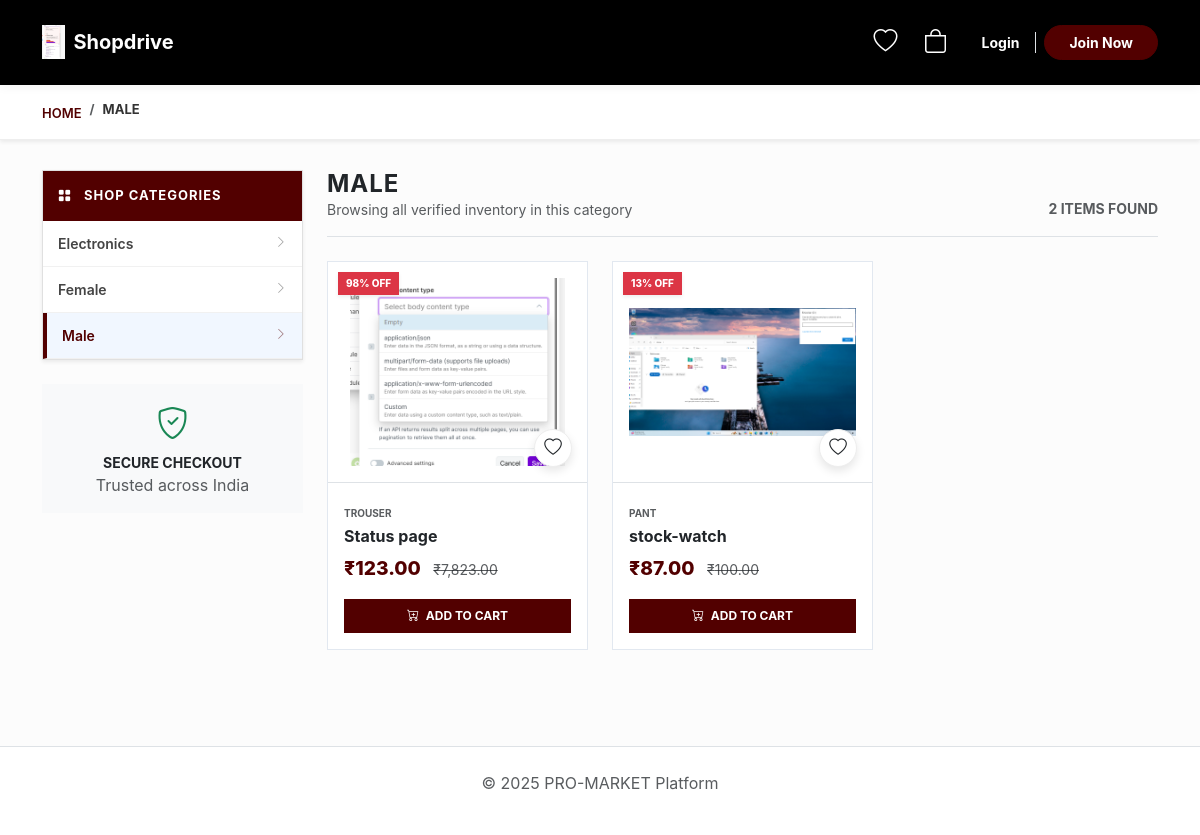
/category.php?id=1, run on the app's committed database.
### tables this page shows
CREATE TABLE `site_settings` (
  `id` int(11) NOT NULL,
  `app_name` varchar(100) DEFAULT 'Pro-Market',
  `app_logo` varchar(255) DEFAULT 'logo.png',
  `primary_color` varchar(10) DEFAULT '#2563eb',
  `smtp_host` varchar(100) DEFAULT NULL,
  `smtp_user` varchar(100) DEFAULT NULL,
  `smtp_pass` varchar(100) DEFAULT NULL,
  `smtp_port` int(11) DEFAULT 587,
  `razorpay_key_id` varchar(100) DEFAULT NULL,
  `razorpay_key_secret` varchar(100) DEFAULT NULL,
  `banner_title` varchar(255) DEFAULT NULL,
  `banner_subtitle` text DEFAULT NULL,
  `header_color` varchar(10) DEFAULT '#ffffff'
);

CREATE TABLE `categories` (
  `id` int(11) NOT NULL,
  `name` varchar(50) NOT NULL,
  `parent_id` int(11) DEFAULT 0,
  `created_at` timestamp NOT NULL DEFAULT current_timestamp()
);

CREATE TABLE `products` (
  `id` int(11) NOT NULL,
  `vendor_id` int(11) NOT NULL,
  `category_id` int(11) NOT NULL,
  `name` varchar(255) NOT NULL,
  `description` text DEFAULT NULL,
  `price` decimal(10,2) DEFAULT NULL COMMENT 'This is the Selling Price',
  `mrp` decimal(10,2) DEFAULT NULL,
  `stock` int(11) DEFAULT 0,
  `image` varchar(255) DEFAULT NULL,
  `status` enum('active','hidden','pending') DEFAULT 'active',
  `created_at` timestamp NOT NULL DEFAULT current_timestamp(),
  `deleted_at` datetime DEFAULT NULL
);

CREATE TABLE `product_images` (
  `id` int(11) NOT NULL,
  `product_id` int(11) NOT NULL,
  `image_path` varchar(255) NOT NULL,
  `is_cover` tinyint(1) DEFAULT 0,
  `sort_order` int(11) DEFAULT 0
);

### category.php (the view, shortened to what this page needs)
<?php
require 'config/db.php';
require 'includes/header.php';
$cat_id = (int)$_GET['id'];
$cat_stmt = $pdo->prepare("SELECT * FROM categories WHERE id = ?");
$cat_stmt->execute([$cat_id]);
$current_category = $cat_stmt->fetch();
$product_sql = "
    SELECT p.*, pi.image_path, c.name as cat_name
    FROM products p
    LEFT JOIN product_images pi ON p.id = pi.product_id AND pi.is_cover = 1
    JOIN categories c ON p.category_id = c.id
    WHERE (p.category_id = ? OR c.parent_id = ?)
    AND p.status = 'active' AND p.deleted_at IS NULL
    ORDER BY p.created_at DESC";
$stmt = $pdo->prepare($product_sql);
$stmt->execute([$cat_id, $cat_id]);
$products = $stmt->fetchAll();
?>
<div class="breadcrumb-box shadow-sm">
    <div class="container">
        <nav aria-label="breadcrumb">
            <ol class="breadcrumb mb-0">
                <li class="breadcrumb-item"><a href="index.php">HOME</a></li>
                <li class="breadcrumb-item active"><?= htmlspecialchars($current_category['name']) ?></li>
            </ol>
        </nav>
    </div>
</div>
<div class="container pb-5">
    <div class="row">
        <div class="col-lg-3 d-none d-lg-block position-relative">
            <?php include 'includes/common_sidebar.php'; ?>
        </div>
        <div class="col-lg-9">
            <div class="d-flex justify-content-between align-items-end mb-4 border-bottom pb-3">
                <div>
                    <h4 class="fw-bold text-uppercase m-0" style="letter-spacing: 1px;"><?= htmlspecialchars($current_category['name']) ?></h4>
                    <p class="text-muted small mb-0">Browsing all verified inventory in this category</p>
                </div>
                <div class="text-end">
                    <span class="small fw-bold text-muted"><?= count($products) ?> ITEMS FOUND</span>
                </div>
            </div>
            <div class="row g-4">
                <?php if(empty($products)): ?>
                    <div class="col-12 text-center py-5 bg-white border shadow-sm">
                        <i class="bi bi-search display-1 text-muted opacity-25"></i>
                        <p class="mt-3 text-muted">No products found for this category yet.</p>
                        <a href="index.php" class="btn btn-outline-dark rounded-0 px-4 fw-bold">CONTINUE SHOPPING</a>
                    </div>
                <?php else: ?>
                    <?php foreach($products as $p):
                        $mrp = (float)$p['mrp'];
                        $price = (float)$p['price'];
                        $discount = ($mrp > $price) ? round((($mrp - $price) / $mrp) * 100) : 0;
                        $is_w = false;
                    ?>
                    <div class="col-md-4 col-sm-6">
                        <div class="card h-100 product-card">
                            <?php if($discount > 0): ?>
                                <span class="discount-badge shadow-sm"><?= $discount ?>% OFF</span>
                            <?php endif; ?>
                            <div class="p-3 text-center bg-white position-relative" style="height: 220px;">
                                <div class="wishlist-btn" data-id="<?= $p['id'] ?>">
                                    <i class="bi <?= $is_w ? 'bi-heart-fill text-danger' : 'bi-heart' ?>"></i>
                                </div>
                                <a href="product_details.php?id=<?= $p['id'] ?>">
                                    <img src="<?= $p['image_path'] ? 'assets/products/'.$p['image_path'] : 'assets/img/no-image.png' ?>"
                                         class="img-fluid" style="height: 100%; object-fit: contain;" alt="<?= $p['name'] ?>">
                                </a>
                            </div>
                            <div class="card-body border-top bg-white">
                                <small class="text-muted text-uppercase fw-bold" style="font-size: 10px;"><?= htmlspecialchars($p['cat_name']) ?></small>
                                <h6 class="fw-bold text-dark text-truncate mb-2 mt-1">
                                    <?= htmlspecialchars($p['name']) ?>
                                </h6>
                                <div class="mb-3">
                                    <span class="price-tag">₹<?= number_format($price, 2) ?></span>
                                    <?php if($mrp > $price): ?>
                                        <span class="text-muted text-decoration-line-through ms-2 small">₹<?= number_format($mrp, 2) ?></span>
                                    <?php endif; ?>
                                </div>
                                <button class="btn btn-buy w-100 py-2 add-to-cart-btn" data-id="<?= $p['id'] ?>">
                                    <i class="bi bi-cart-plus me-1"></i> ADD TO CART
                                </button>
                            </div>
                        </div>
                    </div>
                    <?php endforeach; ?>
                <?php endif; ?>
            </div>
        </div>
    </div>
</div>
<?php include 'includes/footer.php'; ?>

### includes/header.php (shortened to what this page needs)
<?php
require_once __DIR__ . '/../config/db.php';
$brand = $pdo->query("SELECT * FROM site_settings WHERE id = 1")->fetch();
$app_name = $brand['app_name'] ?? 'Pro-Market';
$app_logo = $brand['app_logo'] ?? '';
$is_folder = (strpos($_SERVER['PHP_SELF'], '/admin/') !== false || strpos($_SERVER['PHP_SELF'], '/vendor/') !== false);
$base = $is_folder ? '../' : '';
$isLoggedIn = isset($_SESSION['user_id']);
$userName = $_SESSION['fullname'] ?? '';
$userRole = $_SESSION['role'] ?? '';
?>
<!DOCTYPE html>
<html lang="en">
<head>
    <link href="https://cdn.jsdelivr.net/npm/bootstrap@5.3.0/dist/css/bootstrap.min.css" rel="stylesheet">
    <link rel="stylesheet" href="https://cdn.jsdelivr.net/npm/bootstrap-icons@1.11.1/font/bootstrap-icons.css">
</head>
<body>
<nav class="navbar navbar-expand-lg navbar-custom py-3 sticky-top">
    <div class="container">
        <a class="navbar-brand fw-bold d-flex align-items-center" href="<?= $base ?>index.php">
            <?php if($app_logo): ?>
                <img src="<?= $base ?>assets/uploads/<?= $app_logo ?>" style="max-height: 35px;" class="me-2">
            <?php endif; ?>
            <?= htmlspecialchars($app_name) ?>
        </a>
        <div class="ms-auto d-flex align-items-center">
            <a href="<?= $base ?>wishlist.php" class="header-icon-btn text-decoration-none">
                <i class="bi bi-heart fs-4"></i>
            </a>
            <a href="<?= $base ?>cart.php" class="header-icon-btn text-decoration-none">
                <i class="bi bi-bag fs-4"></i>
            </a>
            <?php if($isLoggedIn): ?>
                <div class="dropdown">
                    <a href="#" class="user-pill d-flex align-items-center text-decoration-none dropdown-toggle" data-bs-toggle="dropdown">
                        <div class="me-2 d-none d-md-block text-end">
                            <div class="small fw-bold mb-0" style="line-height: 1;"><?= htmlspecialchars(explode(' ', $userName)[0]) ?></div>
                            <span style="font-size: 10px; opacity: 0.8;"><?= strtoupper($userRole) ?></span>
                        </div>
                        <i class="bi bi-person-circle fs-4"></i>
                    </a>
                    <ul class="dropdown-menu dropdown-menu-end shadow border-0 mt-3 rounded-0">
                        <li><a class="dropdown-item py-2" href="<?= $base ?><?= $userRole ?>/dashboard.php"><i class="bi bi-speedometer2 me-2"></i> Dashboard</a></li>
                        <li><a class="dropdown-item py-2" href="<?= $base ?>wishlist.php"><i class="bi bi-heart me-2"></i> My Wishlist</a></li>
                        <li><a class="dropdown-item py-2" href="<?= $base ?>orders.php"><i class="bi bi-receipt me-2"></i> My Orders</a></li>
                        <li><hr class="dropdown-divider"></li>
                        <li><a class="dropdown-item text-danger py-2 fw-bold" href="<?= $base ?>logout.php"><i class="bi bi-power me-2"></i> Logout</a></li>
                    </ul>
                </div>
            <?php else: ?>
                <a href="<?= $base ?>login.php" class="nav-link px-3 fw-bold border-end me-2" style="font-size: 14px;">Login</a>
                <a href="<?= $base ?>register.php" class="btn btn-primary rounded-pill px-4 fw-bold shadow-sm" style="font-size: 14px;">Join Now</a>
            <?php endif; ?>
        </div>
    </div>
</nav>

### includes/common_sidebar.php (shortened to what this page needs)
<?php
$main_cats = $pdo->query("SELECT * FROM categories WHERE parent_id IS NULL OR parent_id = 0 ORDER BY name ASC")->fetchAll();
?>
<div class="common-sidebar-card shadow-sm mb-4">
    <div class="sidebar-header">
        <i class="bi bi-grid-fill me-2"></i> Shop Categories
    </div>
    <div class="list-group list-group-flush position-relative">
        <?php foreach($main_cats as $parent): ?>
            <div class="dropdown-sidebar">
                <a href="category.php?id=<?= $parent['id'] ?>" class="s-link <?= (isset($_GET['id']) && $_GET['id'] == $parent['id']) ? 'active' : '' ?>">
                    <span><?= htmlspecialchars($parent['name']) ?></span>
                    <i class="bi bi-chevron-right small opacity-50"></i>
                </a>
            </div>
        <?php endforeach; ?>
    </div>
</div>
<div class="card border-0 bg-light p-3 text-center border rounded-0">
    <i class="bi bi-shield-check fs-2 text-success"></i>
    <div class="fw-bold small mt-1">SECURE CHECKOUT</div>
    <p class="x-small text-muted mb-0">Trusted across India</p>
</div>

### data on the page
site_settings: app_logo (picture), app_name "Shopdrive"
categories: name "MALE", name "Male"
categories: name "Electronics"
categories: name "Female"
products: discount "98", product_images.image_path (picture), category.name "TROUSER", name "Status page", price "123.00", mrp "7,823.00"
products: discount "13", product_images.image_path (picture), category.name "PANT", name "stock-watch", price "87.00", mrp "100.00"

### other printed values
count($products) "2"
